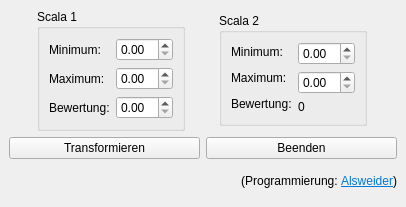
<?xml version="1.0" encoding="UTF-8"?>
<ui version="4.0">
 <class>MainWindow</class>
 <widget class="QMainWindow" name="MainWindow">
  <property name="geometry">
   <rect>
    <x>0</x>
    <y>0</y>
    <width>406</width>
    <height>207</height>
   </rect>
  </property>
  <property name="windowTitle">
   <string>Scalatrafo v0.0.1</string>
  </property>
  <widget class="QWidget" name="centralwidget">
   <layout class="QGridLayout" name="gridLayout_4">
    <item row="0" column="0">
     <layout class="QVBoxLayout" name="verticalLayout_5">
      <item>
       <layout class="QGridLayout" name="gridLayout_3">
        <item row="0" column="0">
         <widget class="QGroupBox" name="groupBox">
          <property name="sizePolicy">
           <sizepolicy hsizetype="Fixed" vsizetype="Fixed">
            <horstretch>0</horstretch>
            <verstretch>0</verstretch>
           </sizepolicy>
          </property>
          <property name="styleSheet">
           <string notr="true">font: 14pt &quot;Times New Roman&quot;;</string>
          </property>
          <property name="title">
           <string>Scala 1</string>
          </property>
          <layout class="QGridLayout" name="gridLayout">
           <item row="0" column="0">
            <layout class="QHBoxLayout" name="horizontalLayout">
             <item>
              <layout class="QVBoxLayout" name="verticalLayout">
               <item>
                <widget class="QLabel" name="label">
                 <property name="styleSheet">
                  <string notr="true">font: 14pt &quot;Times New Roman&quot;;</string>
                 </property>
                 <property name="text">
                  <string>Minimum:</string>
                 </property>
                </widget>
               </item>
               <item>
                <widget class="QLabel" name="label_2">
                 <property name="styleSheet">
                  <string notr="true">font: 14pt &quot;Times New Roman&quot;;</string>
                 </property>
                 <property name="text">
                  <string>Maximum:</string>
                 </property>
                </widget>
               </item>
               <item>
                <widget class="QLabel" name="label_3">
                 <property name="styleSheet">
                  <string notr="true">font: 14pt &quot;Times New Roman&quot;;</string>
                 </property>
                 <property name="text">
                  <string>Bewertung:</string>
                 </property>
                </widget>
               </item>
              </layout>
             </item>
             <item>
              <layout class="QVBoxLayout" name="verticalLayout_6">
               <item>
                <widget class="QDoubleSpinBox" name="spinBoxMin1">
                 <property name="styleSheet">
                  <string notr="true">font: 14pt &quot;Times New Roman&quot;;</string>
                 </property>
                </widget>
               </item>
               <item>
                <widget class="QDoubleSpinBox" name="spinBoxMax1">
                 <property name="styleSheet">
                  <string notr="true">font: 14pt &quot;Times New Roman&quot;;</string>
                 </property>
                </widget>
               </item>
               <item>
                <widget class="QDoubleSpinBox" name="spinBoxBewertung1">
                 <property name="styleSheet">
                  <string notr="true">font: 14pt &quot;Times New Roman&quot;;</string>
                 </property>
                </widget>
               </item>
              </layout>
             </item>
             <item>
              <layout class="QVBoxLayout" name="verticalLayout_2"/>
             </item>
            </layout>
           </item>
          </layout>
         </widget>
        </item>
        <item row="0" column="1">
         <widget class="QGroupBox" name="groupBox_3">
          <property name="sizePolicy">
           <sizepolicy hsizetype="Fixed" vsizetype="Fixed">
            <horstretch>0</horstretch>
            <verstretch>0</verstretch>
           </sizepolicy>
          </property>
          <property name="styleSheet">
           <string notr="true">font: 14pt &quot;Times New Roman&quot;;</string>
          </property>
          <property name="title">
           <string>Scala 2</string>
          </property>
          <layout class="QGridLayout" name="gridLayout_2">
           <item row="0" column="0">
            <layout class="QHBoxLayout" name="horizontalLayout_2">
             <item>
              <layout class="QVBoxLayout" name="verticalLayout_3">
               <item>
                <widget class="QLabel" name="label_4">
                 <property name="styleSheet">
                  <string notr="true">font: 14pt &quot;Times New Roman&quot;;</string>
                 </property>
                 <property name="text">
                  <string>Minimum:</string>
                 </property>
                </widget>
               </item>
               <item>
                <widget class="QLabel" name="label_5">
                 <property name="styleSheet">
                  <string notr="true">font: 14pt &quot;Times New Roman&quot;;</string>
                 </property>
                 <property name="text">
                  <string>Maximum:</string>
                 </property>
                </widget>
               </item>
               <item>
                <widget class="QLabel" name="label_6">
                 <property name="styleSheet">
                  <string notr="true">font: 14pt &quot;Times New Roman&quot;;</string>
                 </property>
                 <property name="text">
                  <string>Bewertung:</string>
                 </property>
                </widget>
               </item>
              </layout>
             </item>
             <item>
              <layout class="QVBoxLayout" name="verticalLayout_7">
               <item>
                <widget class="QDoubleSpinBox" name="spinBoxMin2">
                 <property name="styleSheet">
                  <string notr="true">font: 14pt &quot;Times New Roman&quot;;</string>
                 </property>
                </widget>
               </item>
               <item>
                <widget class="QDoubleSpinBox" name="spinBoxMax2">
                 <property name="styleSheet">
                  <string notr="true">font: 14pt &quot;Times New Roman&quot;;</string>
                 </property>
                </widget>
               </item>
               <item>
                <widget class="QLabel" name="labelBewertung">
                 <property name="styleSheet">
                  <string notr="true">font: 14pt &quot;Times New Roman&quot;;</string>
                 </property>
                 <property name="text">
                  <string>0</string>
                 </property>
                </widget>
               </item>
              </layout>
             </item>
             <item>
              <layout class="QVBoxLayout" name="verticalLayout_4"/>
             </item>
            </layout>
           </item>
          </layout>
         </widget>
        </item>
       </layout>
      </item>
      <item>
       <layout class="QHBoxLayout" name="horizontalLayout_3">
        <item>
         <widget class="QPushButton" name="pushButtonTransform">
          <property name="text">
           <string>Transformieren</string>
          </property>
         </widget>
        </item>
        <item>
         <widget class="QPushButton" name="pushButtonBeenden">
          <property name="text">
           <string>Beenden</string>
          </property>
         </widget>
        </item>
       </layout>
      </item>
      <item>
       <widget class="QLabel" name="labelFusszeile">
        <property name="styleSheet">
         <string notr="true">font: 8pt &quot;Segoe UI&quot;;</string>
        </property>
        <property name="text">
         <string>&lt;html&gt;&lt;head/&gt;&lt;body&gt;&lt;p align=&quot;right&quot;&gt;(Programmierung: &lt;a href=&quot;https://github.com/Alsweider/&quot;&gt;&lt;span style=&quot; text-decoration: underline; color:#0078d7;&quot;&gt;Alsweider&lt;/span&gt;&lt;/a&gt;)&lt;/p&gt;&lt;/body&gt;&lt;/html&gt;</string>
        </property>
        <property name="openExternalLinks">
         <bool>true</bool>
        </property>
       </widget>
      </item>
     </layout>
    </item>
   </layout>
  </widget>
 </widget>
 <resources/>
 <connections/>
</ui>
